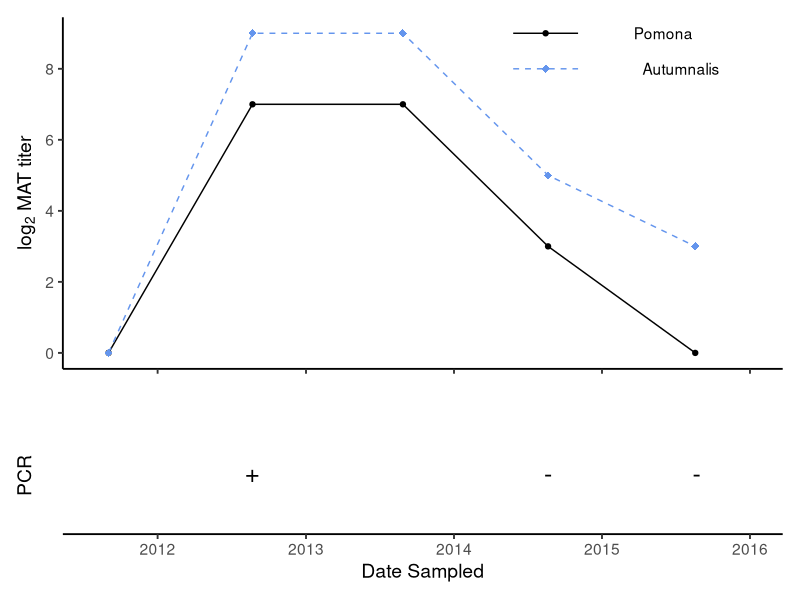

R code for this plot:
## ---------------------------
## This code was written by: acr gomez & ro mummah
## For questions: rmummah@umass.edu
## Date Created: 2023-07-07
## ---------------------------

## ---------------------------
## Objective: Create Fig3
## Selected example of longitudinal antibody titer dynamics in a 
## Channel Island fox.
## 
## Input:
##   fox_02107_only.csv
##
## Output: 
##   Fig3
##
## ---------------------------

## load packages ---------------------------
library(tidyverse)
library(lubridate)
library(patchwork)

## load functions ---------------------------
convertMAT <- function(x){
  x <- as.numeric(x)
  titers <- c(0, 2^(0:15)*100)
  logtiters <- 0:16
  ii=match(x,titers)
  return(logtiters[ii])
}

## load data ---------------------------
fox02107 <- read.csv("data/fox_02107.csv") %>%
              mutate(Date = ymd(Date))


## ---------------------------

pcr <- filter(fox02107, Test=="PCR")
mat <- filter(fox02107, Test=="MAT")

leg <- data.frame(lab = c("Pomona","Autumnalis"),
                  x = c(as.Date("2015-06-01"), as.Date("2015-07-15")),
                  xdot = c(as.Date("2014-08-15"), as.Date("2014-08-15")),
                  color = c("black","cornflowerblue"),
                  lty = c('solid','dashed'),
                  y = 9:8)

top <- ggplot(mat) +
        theme_classic(base_size = 14) +
        ylab(expression(paste(log[2],' MAT titer', sep=""))) +
        xlab("") +
        scale_x_date(labels=NULL, limits = c(as.Date("2011-08-01"), as.Date("2016-01-01"))) +
        scale_y_continuous(breaks=seq(0,8,2), labels=seq(0,8,2)) +
        geom_line(aes(x = Date, y = as.numeric(PomonaLevel)), 
                      col = 'black') +
        geom_point(aes(x = Date, y = as.numeric(PomonaLevel)), 
                   col = 'black') +
        geom_line(aes(x = Date, y = as.numeric(AutLevel)), 
                  color="cornflowerblue", lty='dashed') +
        geom_point(aes(x = Date, y = as.numeric(AutLevel)), 
                   color="cornflowerblue", pch=18, cex=2.5) +
        geom_text(data = leg, aes(x=x,y=y,label=lab)) +
        geom_point(data = leg, aes(x=xdot, y=y), 
                   col=leg$color, pch=c(19,18), cex=c(1.5,2.5)) +
        geom_segment(data = leg, aes(x=xdot-80, xend=xdot+80, y=y, yend=y), 
                     col=leg$color, lty=leg$lty)
        

bot <- ggplot(data=pcr) +
        theme_classic(base_size = 14)+
        scale_x_date(limits = c(as.Date("2011-08-01"), as.Date("2016-01-01"))) +
        geom_point(aes(x=Date, y=1), pch=c("+","-","-"), cex=6) +
        scale_y_continuous(breaks=0, limits=c(0.75,1.25), labels="") +
        ylab("PCR") +
        xlab("Date Sampled")

png("figures/fig3.png", width = 4,height = 3.5,res=300, units = "in")
    top / bot + plot_layout(ncol=1, heights=c(3,1))
dev.off()


# End script
